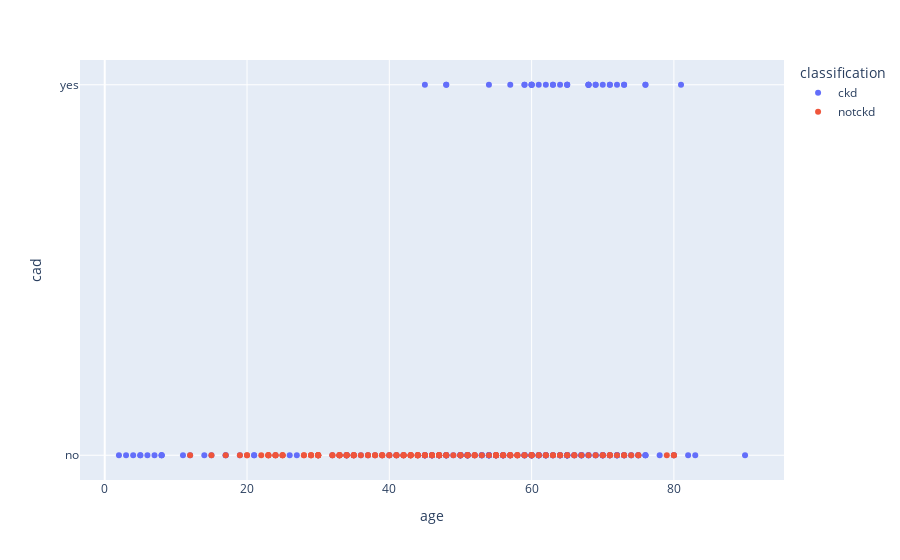

Source (notebook cell):
### Code cell
px.scatter(data, x="age", y="cad", color="classification")

### Figure 1 — Plotly figure (JSON) as saved in the notebook; plotly's stock layout.template omitted (floating-point values rounded to 4 significant figures; data arrays with more than 128 entries replaced by an {"elided": "..."} marker saying what was removed)
{"data": [{"hovertemplate": "classification=ckd<br>age=%{x}<br>cad=%{y}<extra></extra>", "legendgroup": "ckd", "marker": {"color": "#636efa", "symbol": "circle"}, "mode": "markers", "name": "ckd", "orientation": "h", "showlegend": true, "type": "scatter", "x": {"elided": "250 int values"}, "xaxis": "x", "y": {"elided": "250 str values"}, "yaxis": "y"}, {"hovertemplate": "classification=notckd<br>age=%{x}<br>cad=%{y}<extra></extra>", "legendgroup": "notckd", "marker": {"color": "#EF553B", "symbol": "circle"}, "mode": "markers", "name": "notckd", "orientation": "h", "showlegend": true, "type": "scatter", "x": {"elided": "150 int values"}, "xaxis": "x", "y": {"elided": "150 str values"}, "yaxis": "y"}], "layout": {"legend": {"title": {"text": "classification"}, "tracegroupgap": 0}, "margin": {"t": 60}, "xaxis": {"anchor": "y", "domain": [0, 1], "title": {"text": "age"}}, "yaxis": {"anchor": "x", "domain": [0, 1], "title": {"text": "cad"}}}}
